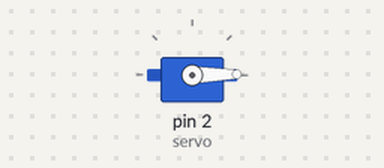
Simulated run of this sketch. Board: Arduino Uno, built with avr-gcc and run on an emulated ATmega328P. Parts: servo.

Above: at 0.05 s.
Timing chart, 0 to 3.0 s (numbered marks = the images above):
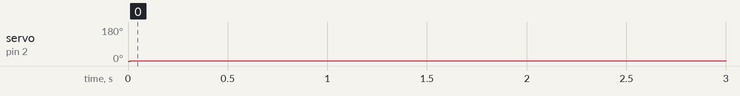

The sketch:

Servo.ino
```cpp
#include <ServoTimer2.h>

ServoTimer2 servo;
int servo_no_kakudo = 540;
int servo_no_henkaryou = 10;

void setup() {
  servo.attach(2,544,2400);
}

void loop() {
  servo.write(servo_no_kakudo);
  servo_no_kakudo += servo_no_henkaryou;
  if(servo_no_kakudo>1800) servo_no_henkaryou *= -1;
  if(servo_no_kakudo<1000) servo_no_henkaryou *= -1;
  delay(10);
}
```

Measured:
- by itself, servo on pin 2 (servo): 0° → 1° at 0.01 s
